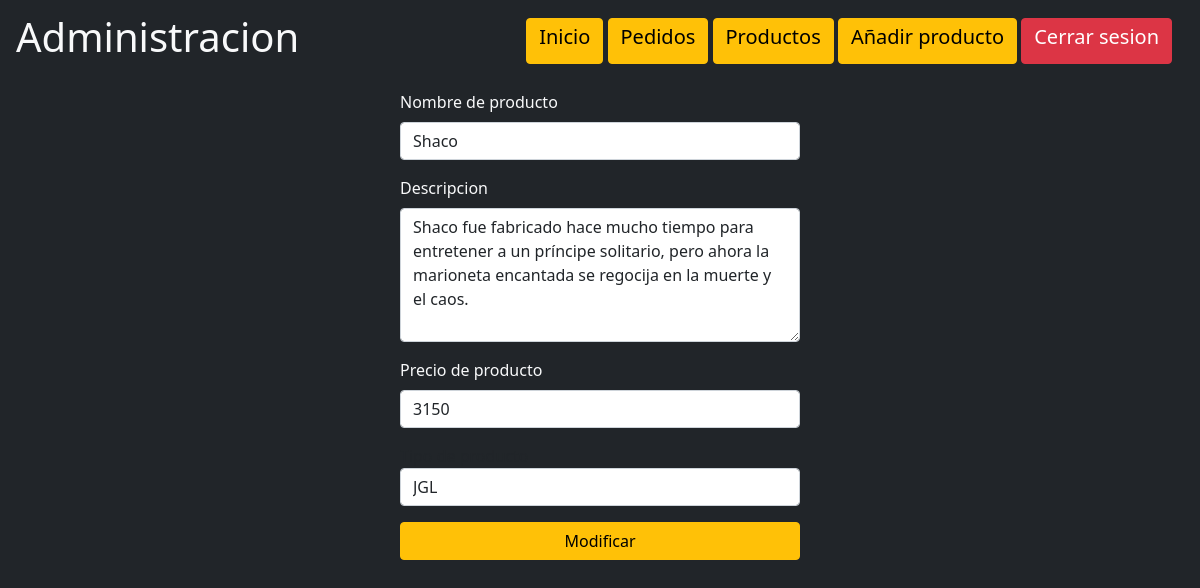
Page /admin/modificarproducto.php?id=4 (signed in) on the committed database.
### tables this page shows
create table productos (
    id          int             auto_increment primary key,
    nombre      varchar(30)     not null,
    descripcion text            not null,
    precio      int             not null,
    tipo        enum('TOP', 'MID', 'SUPP', 'ADC', 'JGL') not null,
    imagen      varchar(30)     not null
);

### admin/modificarproducto.php (the view, shortened to what this page needs)
<!DOCTYPE html>
<html lang="en">
<head>
    <link href="https://cdn.jsdelivr.net/npm/bootstrap@5.1.3/dist/css/bootstrap.min.css" rel="stylesheet">
</head>
<body class="bg-dark">
    <?php
        include_once('banneradmin.php');
        $id = $_REQUEST['id'];
        $mysqli = new mysqli('localhost', 'root', '', 'campeones');
        $sql = "select * from productos where id=$id";
        $resultado = $mysqli->query($sql);
        while ($row = $resultado->fetch_assoc()) {
            $nombre = $row['nombre'];
            $descripcion = $row['descripcion'];
            $precio = $row['precio'];
            $tipo = $row['tipo'];
        }
        echo "<form class='d-flex flex-column align-items-center mt-2' method='post' action='modificar.php?id=$id'>";
        echo "    <div class='mb-3'>";
        echo "        <label for='nombre' class='form-label text-light'>Nombre de producto</label>";
        echo "        <input type='text' class='form-control' style='width: 400px;' id='nombre' name='nombre' value='$nombre' required>";
        echo "    </div>";
        echo "    <div class='mb-3'>";
        echo "        <label for='descripcion' class='form-label text-light'>Descripcion</label>";
        echo "        <textarea type='text' rows='5' class='form-control' style='width: 400px;' id='descripcion' name='descripcion'required>$descripcion</textarea>";
        echo "    </div>";
        echo "    <div class='mb-3'>";
        echo "        <label for='precio' class='form-label text-light'>Precio de producto</label>";
        echo "        <input type='text' class='form-control' style='width: 400px;' id='precio' name='precio' value='$precio' required>";
        echo "    </div>";
        echo "    <div class='mb-3'>";
        echo "      <label for='tipo'>Tipo de producto</label>";
        echo "      <select  class='form-control' style='width: 400px;' id='tipo' name='tipo' selected='selected'>";
        echo "          <option value='$tipo' selected='selected' hidden='hidden'>$tipo</option>";
        echo "      </select>";
        echo "    </div>";
        echo "    <button type='submit' class='btn btn-warning' style='width: 400px;'>Modificar</button>";
        echo "</form>";
    ?>
</body>
</html>

### rows in the picture
productos: nombre "Shaco", descripcion "Shaco fue fabricado hace mucho tiempo para entretener a un príncipe solitario, pero ahora la marioneta encantada se regocija en la muerte y el caos.", precio "3150", tipo "JGL"
